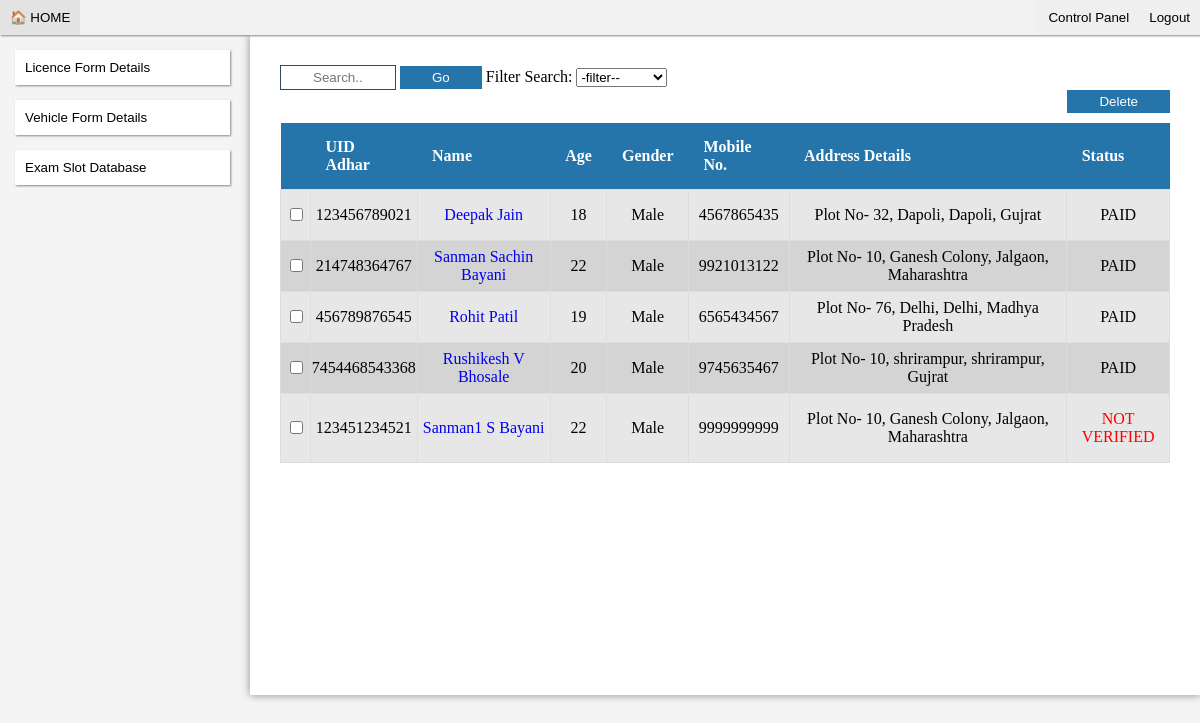
/admin/db_display.php, run on the app's committed database.
### tables this page shows
CREATE TABLE `form` (
  `id` int(11) NOT NULL,
  `ltype` enum('Learning Licence','Driving Licence') NOT NULL,
  `adhaar` bigint(14) NOT NULL,
  `state` enum('Maharashtra','Gujrat','Madhya Pradesh') NOT NULL,
  `fn` varchar(20) NOT NULL,
  `mn` varchar(20) DEFAULT NULL,
  `ln` varchar(20) NOT NULL,
  `gender` enum('Male','Female') NOT NULL,
  `phone` varchar(10) DEFAULT '-',
  `mobile` int(10) NOT NULL,
  `dob` date NOT NULL,
  `age` int(3) NOT NULL,
  `place` varchar(25) NOT NULL,
  `citizenship` enum('Birth','Registration') NOT NULL,
  `blood` enum('O+','O-','A+','A-','B+','B-','AB+','AB-') NOT NULL,
  `email` varchar(35) NOT NULL,
  `education` enum('SSC','HSC') NOT NULL,
  `identification` text,
  `plot` int(3) DEFAULT NULL,
  `house` text,
  `street` text,
  `vtc` text NOT NULL,
  `taluka` text NOT NULL,
  `pincode` int(6) NOT NULL,
  `image` longblob NOT NULL,
  `doc` longblob NOT NULL,
  `doc1` longblob NOT NULL,
  `date` varchar(11) NOT NULL,
  `vc` enum('MOTOR CYCLE LESS THAN 50CC(MC50CC)','MOTOR CYCLE WITHOUT GEAR(NON TRANSPORT)(MCWOG)','MOTOR CYCLE WITH GEAR (NON TRANSPORT)(MCWG)','LMV-NT-CAR(LMV)','LMV -3 WHEELER NT(3W-NT)','LMV-TRACTOR-NT(TRCTOR)','INVALID CARRIAGE VEHICLE(INVCRG)','ROAD ROLLER(RDRLR)','OTHERS - CONSTRUCTION EQUIPMENTS(CNEQP)') NOT NULL,
  `verify` int(11) NOT NULL
);

### admin/db_display.php (the view, shortened to what this page needs)
<?php
include "header.php";
?>
<!DOCTYPE HTML">
<html>
<head>
</head>
<link rel="stylesheet" type="text/css" href="db_display.css">
<body>
<div id="left_nav">
<button id="btn_02" onclick="window.location.href='db_display.php'">Licence Form Details</button><br>
</div>
<div id="left_nav2">
<button id="btn_02" onclick="window.location.href='db_display_vehicle.php'">Vehicle Form Details</button><br>
</div>
<div id="left_nav3">
<button id="btn_02" onclick="window.location.href='slot_display.php'">Exam Slot Database</button><br>
</div>
<div id="layout">
<form action="search.php" method="post">
<input type="text" name="search" placeholder="Search.." id="search">
<input type="submit" value="Go" id="go">
Filter Search:
<select onChange="window.location.href=this.value">
<option>-filter--</option>
</select>
</form>
<form name="form1" action="" method="post">
<input type="submit" name="submit1" value="Delete" id="delete" align="right">
<?php
$res=mysql_query("select * from form");
echo '<table id="db_table">
      <tr id="db_tr"><th></th><th>UID Adhar</th><th>Name</th><th>Age</th><th>Gender</th><th>Mobile No.</th><th>Address Details</th><th>Status</th></tr>';
while($row=mysql_fetch_array($res))
{
		   $verify = $row['verify'];
		   echo "<tr id='db_tr'><td id='db_td'>";
		   ?>
		   <input type="checkbox" name="checkbox[]" class="other" value="<?php echo $row["id"]; ?>" />
		   <?php
		   $id=$row['id'];
		   echo "</td><td id='db_td'>";
		   echo $row["adhaar"]; echo "</td>" ;
		   echo "<td id='db_td'>";
		   echo "<a href='print_form.php?id=$id'>" . $row['fn'] .' '. $row["mn"].' '. $row["ln"]."</a>";
           echo "</td><td id='db_td'>";
		   echo $row["age"];
		   echo "</td><td id='db_td'>";
		   echo $row["gender"];
		   echo "</td><td id='db_td'>";
		   echo $row["phone"];
		   echo "</td><td id='db_td'>";
		   echo "Plot No- ".$row["plot"];
		   echo ", ".$row["street"];
		   echo ", ".$row["vtc"];
		   echo ", ".$row["state"];
		   echo "</td><td id='db_td'>";
			if($verify == 0)
			{
			echo '<p style="color:red;">NOT VERIFIED</p>';
			}
			else if($verify == 1)
			{
			echo '<p style="color:green;">VERIFIED</p>';
			}
			else if($verify == 2)
			{
			echo '<p style="color:blue;">SUBMITTED</p>';
			}
			else if($verify == 3)
			{
			echo '<p style="color:black;">PAID</p>';
			}
		   echo "</td></tr>";
		}
		   echo '</table>';
	   ?>
</form>
</div>
</body>
</html>

### admin/header.css (style rules this page uses)
#topbody { margin:0px; padding:0px; }

### admin/db_display.css (style rules this page uses)
#left_nav { float:left; background-color: white; width:215px; margin-top:15px; margin-left:15px; position: absolute; box-shadow: 1px 1px 2px #888888; }
#left_nav2 { float:left; background-color: white; width:215px; margin-top:65px; margin-left:15px; position: absolute; box-shadow: 1px 1px 2px #888888; }
#left_nav3 { float:left; background-color: white; width:215px; margin-top:115px; margin-left:15px; position: absolute; box-shadow: 1px 1px 2px #888888; }
#btn_02 { text-align:left; width:100%; background-color:white; border:none; padding:10px; }
#db_table { border-collapse: collapse; width: 100%; font-family: "calibri"; }
#db_td { border: 1px solid black; height: 15px; padding: 0px; text-align: center; border-bottom: 1px solid #ddd; border-color : #ddd; }
th { height: 15px; padding: 15px; text-align: left; border-color : none; background-color: #2574AA; color: white; }
a { text-decoration: none; }
#db_tr:nth-child(even) { background-color: #E7E7E7 }
#db_tr:nth-child(odd) { background-color: #D4D4D4 }
#go { background-color: #2574AA; border: none; color: white; padding: 4px 32px; text-decoration: none; cursor: pointer; }
#search { border: 1px solid #34495E; color: #2574AA; padding: 4px 32px; text-decoration: none; cursor: pointer; width: 50px; }
#delete { background-color: #2574AA; border: none; color: white; padding: 4px 32px; text-decoration: none; cursor: pointer; margin-left: 80px; margin-bottom: 10px; float: right; }
#layout { box-shadow: 0px 0px 8px #888888; height: 600px; margin-left:250px; padding: 30px; background-color: white; overflow:scroll }
body { background-repeat: none; background-color:#f4f4f4; }

### data on the page
form: adhaar "123456789021", fn "Deepak", ln "Jain", age "18", gender "Male", phone "4567865435", plot "32", street "Dapoli", vtc "Dapoli", state "Gujrat", verify "PAID"
form: adhaar "214748364767", fn "Sanman", mn "Sachin", ln "Bayani", age "22", gender "Male", phone "9921013122", plot "10", street "Ganesh Colony", vtc "Jalgaon", state "Maharashtra", verify "PAID"
form: adhaar "456789876545", fn "Rohit", ln "Patil", age "19", gender "Male", phone "6565434567", plot "76", street "Delhi", vtc "Delhi", state "Madhya Pradesh", verify "PAID"
form: adhaar "7454468543368", fn "Rushikesh", mn "V", ln "Bhosale", age "20", gender "Male", phone "9745635467", plot "10", street "shrirampur", vtc "shrirampur", state "Gujrat", verify "PAID"
form: adhaar "123451234521", fn "Sanman1", mn "S", ln "Bayani", age "22", gender "Male", phone "9999999999", plot "10", street "Ganesh Colony", vtc "Jalgaon", state "Maharashtra", verify "NOT VERIFIED"
